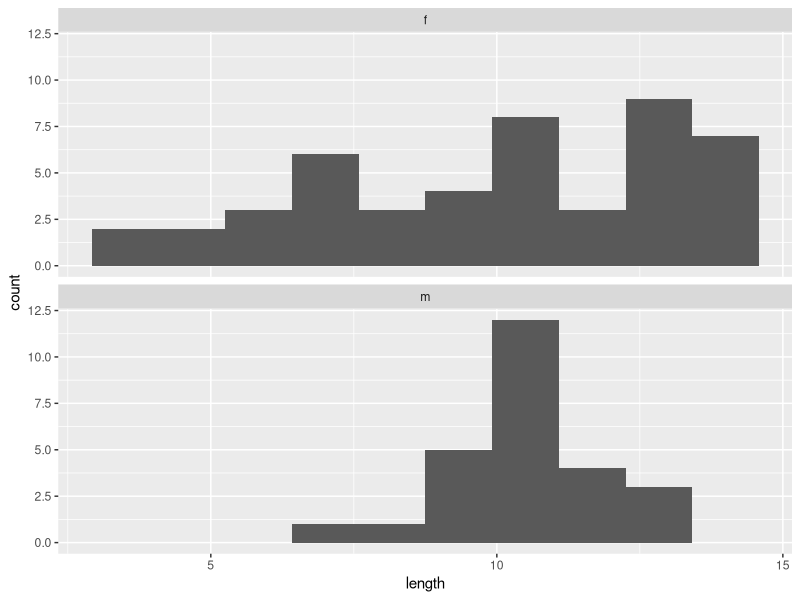
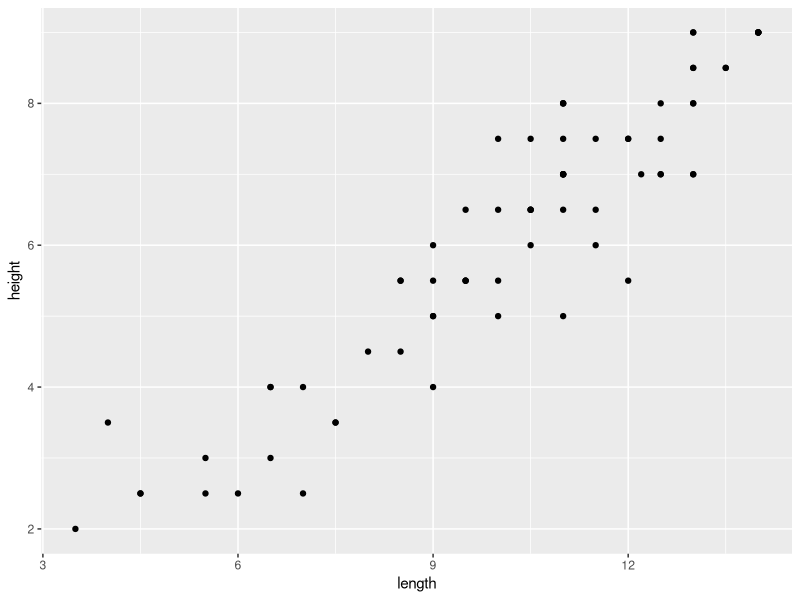
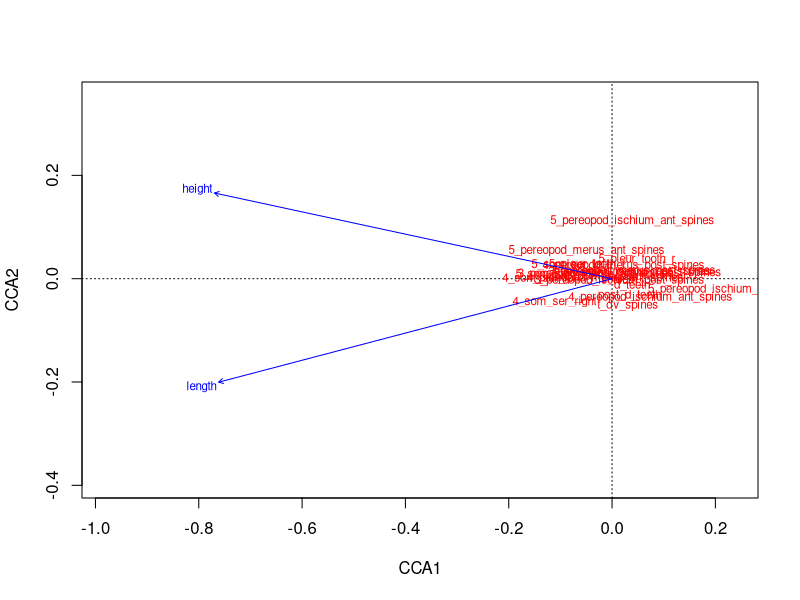

Here is the R script that generated these plots, in order: (Note: this script raises an error after producing the figures.)
library(readxl)
library(dplyr)
library(vegan)
library(ggplot2)


sys <- read_excel("Data/Sd_morph2.xlsx", na = "NA")

hapl <- read_excel("Data/haplogroups.xlsx", na = "NA")

sys <- merge(sys, hapl)


tr_excluded <- c("3_pereopod_ischium_ant_spines", "3_pereopod_caprus_ant_spines", "3_pereopod_caprus_post_spines", "4_pereopod_caprus_ant_spines", "4_pereopod_caprus_post_spines", "5_pereopod_caprus_ant_spines", "karina", "t_lat_spines")

sys <- sys %>% select(!tr_excluded)



ggplot(sys, aes(x = length)) + geom_histogram(bins = 10) + facet_wrap(~sex, nrow = 2)

ggplot(sys, aes(x = length, y = height)) + geom_point() 



sys %>% filter(sex == "m") %>% pull(length) %>% min()


nrow(sys)


# Формируем датафрейм с предикторами
sys2_predictors <- sys%>% filter(length > 6.5) %>% filter(complete.cases(.)) %>%  select(c(sample, height, length, sample, coordinates_Lat, coordinates_Long, location, sex, haplotype)) 


# Убираем мелких особей и формируем датафрейм со значениями признаков
sys2 <- sys %>% filter(length > 6.5) %>% filter(complete.cases(.))  %>% select(-c( height, length, coordinates_Lat, coordinates_Long, location, sex, haplotype))

row.names(sys2) <- sys2$sample

sys2 <- sys2 %>% select(-sample)
  







# Проводим анализ, где предикторами выступают размеры особей. Это нужно для того, чтобы получить ординацию в ося, основанных на остатках от модели, то есть признаков без учета размеров особей.

mod_cca <- cca(sys2 ~ length  + height, data = sys2_predictors)



plot(mod_cca, display = c("species", "cn"))

# Первая каноническая ось (CC1) это размер.

summary(mod_cca)


# Извлекаем координаты в неогрнаиченных моделью осях

cca_unconstr <- scores(mod_cca, choices = c("CA1", "CA2"))$sites %>% as.data.frame()



# Комбинируем со значениями предикторов
ca_unconstr_pred <- cbind(sys2_predictors, cca_unconstr )





ggplot(ca_unconstr_pred, aes(x = CA1, y = CA2, color = location) ) + geom_point() 

#Все разваливается на две группы?

# Строим дендрограмму для того, чтобы было проще выделять группы
dendr <- 
ca_unconstr_pred %>% select(CA1, CA2) %>% dist(.) %>% 
  hclust(., method = "ward.D" )


plot(dendr)

order <- dendr$order #Это порядок особей в дендрограмме 

# Определяем границу первого кластера


clusters <- data.frame(Specimens = row.names(ca_unconstr_pred)[order])

clusters$Group <- "Group2"
clusters$Group[1:which(row.names(ca_unconstr_pred)[order] == "Sd63")] <- "Group1"


# 4_pereopod_ischium_ant_spines
# 5_pereopod_ischium_ant_spines

row.names(sys2) <- row.names(ca_unconstr_pred)



sys3 <- sys2 %>% mutate(Group = ifelse(row.names(.) %in% clusters$Specimens [clusters$Group == "Group1"]  , "Group1", "Group2"))


# Средние значения признаков по группам
sys3  %>%  group_by(Group) %>% summarise_all(.funs = mean) %>% t() %>% as.data.frame() %>% setNames(c("Group1", "Group2"))





# Расставляем номера групп в датафрейме со значениями предикторов
row.names(sys2_predictors) <-  row.names(ca_unconstr_pred)

sys2_predictors <- sys2_predictors %>%  mutate(Group = ifelse(row.names(.) %in% clusters$Specimens [clusters$Group == "Group1"]  , "Group1", "Group2")) 



ggplot(sys2_predictors, aes(x = Group, y = coordinates_Lat)) + geom_boxplot()


ggplot(sys2_predictors, aes(x = Group, y = coordinates_Long )) + geom_boxplot()


ggplot(sys2_predictors, aes(x = Group, y = length )) + geom_boxplot()


ggplot(sys2_predictors, aes(x = coordinates_Long, y = coordinates_Lat, color = Group )) + geom_point(size = 3, position = position_jitter(width = 5, height = 5))



sys2_predictors %>% group_by(Group, sex) %>% summarise(N = n())

sys2_predictors %>% group_by(Group, haplotype) %>% summarise(N = n())


sys2_predictors %>% group_by(haplotype, Group) %>% summarise(N = n())



ggplot(ca_unconstr_pred, aes(x = coordinates_Lat , y = CA1)) + geom_point() 

ggplot(ca_unconstr_pred, aes(x = coordinates_Long , y = CA1)) + geom_point() 


ggplot(ca_unconstr_pred, aes(x = coordinates_Lat , y = CA2)) + geom_point() 

ggplot(ca_unconstr_pred, aes(x = coordinates_Long , y = CA2)) + geom_point() 



ggplot(ca_unconstr_pred, aes(x = haplotype, y = CA2)) + geom_boxplot() 

ggplot(ca_unconstr_pred, aes(x = haplotype, y = CA1)) + geom_boxplot() 

ggplot(ca_unconstr_pred, aes(x = CA2)) + geom_histogram(bins = 10) + facet_wrap(~haplotype, nrow = 2) 





qplot(x = ca_unconstr_pred$length, y = ca_unconstr_pred$CA1) + geom_smooth(method = "lm")

qplot(x = ca_unconstr_pred$length, y = ca_unconstr_pred$CA2) + geom_smooth(method = "lm")





ggplot(ca_unconstr_pred, aes(x = location, y = CA1)) + geom_boxplot()

ggplot(ca_unconstr_pred, aes(x = location, y = CA2)) + geom_boxplot()



